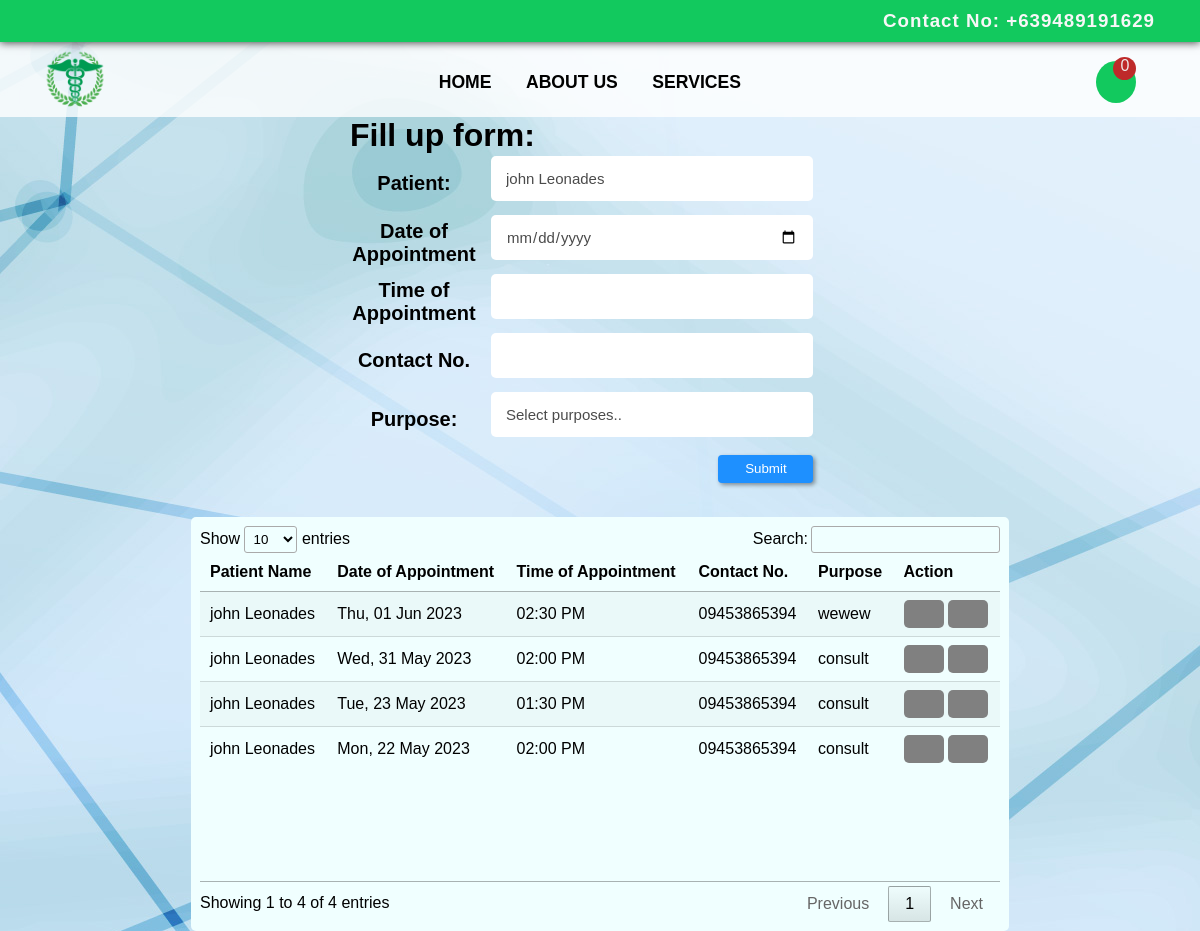
/customer/user_sched.php (signed in), run on the app's committed database.
### tables this page shows
CREATE TABLE `users` (
  `id` int(11) NOT NULL,
  `firstname` text NOT NULL,
  `lastname` text NOT NULL,
  `prof_img` text NOT NULL,
  `age` text NOT NULL,
  `gender` text NOT NULL,
  `username` text NOT NULL,
  `password` text NOT NULL,
  `address` text NOT NULL,
  `usertype` text NOT NULL,
  `user_status` text NOT NULL
);

CREATE TABLE `schedule` (
  `id` int(11) NOT NULL,
  `patient` text NOT NULL,
  `date` date NOT NULL,
  `time_sched` text NOT NULL,
  `service` text NOT NULL,
  `contact_sched` text NOT NULL,
  `status` text NOT NULL,
  `notify_status` text NOT NULL
);

### customer/user_sched.php (the view, shortened to what this page needs)
<?php
include "../database/dbconn.php";
$user_id = $_SESSION['id'];
$userprof = $mysqli->query("SELECT * FROM users where id = '$user_id'");
$userinfo = $userprof->fetch_assoc();
$userfirst = $userinfo['firstname'];
$userlast = $userinfo['lastname'];
?>
<!DOCTYPE html>
<html lang="en">
<head>
    <link rel="stylesheet" href="../css/medweb.css">
    <link rel="stylesheet" href="../css/googleFonts.css">
    <link rel="stylesheet" href="css/datatable.css">
    <link rel="stylesheet" href="css/usersched.css">
    <link rel="stylesheet" href="https://cdn.datatables.net/responsive/2.4.1/css/responsive.dataTables.min.css">
</head>
<body>
    <?php include 'include/unavbar.php' ?>
    <div class="user_content">
        <div class="schedule-tab">
            <div class="formsched">
                <h1>Fill up form:</h1>
                <form action="../process.php" method="post" class="feed-form" id="schedform">
                    <div class="col">
                        <label for="patient" class="form-label">Patient:</label>
                        <input type="text" name="patient" id="patient" value="<?= $userfirst . ' ' . $userlast ?>" readonly>
                    </div>
                    <div class="col">
                        <label for="date" class="form-label">Date of Appointment</label>
                        <input type="date" name="date" id="date" value="" required>
                    </div>
                    <div class="col">
                        <label for="time" class="form-label">Time of Appointment</label>
                        <select class="form-select" name="time_sched" id="time_slot" required>
                        </select>
                    </div>
                    <div class="col">
                        <label for="contact" class="form-label">Contact No.</label>
                        <input type="text" name="contactno" id="contact" value="" required>
                    </div>
                    <div class="col">
                        <label for="service" class="form-label">Purpose:</label>
                        <select class="form-select" name="service" id="service">
                            <option value="" selected hidden>Select purposes..</option>
                        </select>
                    </div>
                    <div class="col">
                        <button type="submit" class="btn-submit" id="btnSubmit" name="addsched">Submit</button>
                    </div>
                </form>
            </div>
            <div class="sched_table">
                <table id="tableSchedule" class="display nowrap" width="100%">
                    <thead>
                        <tr>
                            <th>Patient Name</th>
                            <th>Date of Appointment</th>
                            <th>Time of Appointment</th>
                            <th>Contact No.</th>
                            <th>Purpose</th>
                            <th>Action</th>
                        </tr>
                    </thead>
                    <?php
                    $owner_id = $userfirst . ' ' . $userlast;
                    $result = $mysqli->query("SELECT * FROM schedule where patient = '$owner_id' order by id desc");
                    ?>
                    <tbody>
                        <?php while ($users = $result->fetch_assoc()) {
                            $d = $users['date'];
                            $a = explode(" ", $d);
                            [$su] = $a;
                            $newdate = date("D, d M Y", strtotime($su));
                        ?>
                            <tr>
                                <td><?php echo $users['patient'] ?></td>
                                <td><?php echo $newdate ?></td>
                                <td><?php echo $users['time_sched'] ?></td>
                                <td><?php echo $users['contact_sched'] ?></td>
                                <td><?php echo $users['service'] ?></td>
                                <td class="mu-btn">
                                    <button id="edit_<?php echo $users['id']; ?>" class="modalup"><i class="fa-solid fa-pen-to-square"></i></button>
                                    <button><a href="user_sched.php?delete=<?php echo $users['id']; ?>"><i class="fa-solid fa-trash"></i></a></button>
                                </td>
                            </tr>
                        <?php } ?>
                    </tbody>
                </table>
            </div>
        </div>
    </div>
</body>
</html>

### css/medweb.css (style rules this page uses)
:root { --color1: #09c065; --shadow: #4b4b4b; --bgrey: #fffc; --textwhite: #f8f7f7; --hovercolor: #0e7424; }
* { margin: 0; padding: 0; box-sizing: border-box; scroll-behavior: smooth; font-family: poppins, sans-serif; }
body { background: url(../imgs/bg.jpg) no-repeat; width: 100%; }

### customer/css/datatable.css (style rules this page uses)
:root { --dt-row-selected: 13, 110, 253;--dt-row-selected-text: 255, 255, 255;--dt-row-selected-link: 9, 10, 11 }
div.dataTables_scrollBody>table.dataTable>thead>tr>th:before,div.dataTables_scrollBody>table.dataTable>thead>tr>th:after,div.dataTables_scrollBody>table.dataTable>thead>tr>td:before,div.dataTables_scrollBody>table.dataTable>thead>tr>td:after { display:none }
table.dataTable.nowrap th,table.dataTable.nowrap td { white-space:nowrap }
table.dataTable thead th,table.dataTable thead td,table.dataTable tfoot th,table.dataTable tfoot td { text-align:left }
table.dataTable { width:100%;margin:0 auto;clear:both;border-collapse:separate;border-spacing:0 }
table.dataTable thead th,table.dataTable tfoot th { font-weight:bold }
table.dataTable thead th,table.dataTable thead td { padding:10px;border-bottom:1px solid rgba(0, 0, 0, 0.3) }
table.dataTable tbody tr { background-color:transparent }
table.dataTable tbody th,table.dataTable tbody td { padding:8px 10px }
table.dataTable.row-border tbody th,table.dataTable.row-border tbody td,table.dataTable.display tbody th,table.dataTable.display tbody td { border-top:1px solid rgba(0, 0, 0, 0.15) }
table.dataTable.row-border tbody tr:first-child th,table.dataTable.row-border tbody tr:first-child td,table.dataTable.display tbody tr:first-child th,table.dataTable.display tbody tr:first-child td { border-top:none }
table.dataTable.stripe>tbody>tr.odd>*,table.dataTable.display>tbody>tr.odd>* { box-shadow:inset 0 0 0 9999px rgba(0, 0, 0, 0.023) }
table.dataTable.no-footer { border-bottom:1px solid rgba(0, 0, 0, 0.3) }
table.dataTable th,table.dataTable td { box-sizing:content-box }
.dataTables_wrapper .dataTables_scroll div.dataTables_scrollBody>table>thead>tr>th,.dataTables_wrapper .dataTables_scroll div.dataTables_scrollBody>table>thead>tr>td,.dataTables_wrapper .dataTables_scroll div.dataTables_scrollBody>table>tbody>tr>th,.dataTables_wrapper .dataTables_scroll div.dataTables_scrollBody>table>tbody>tr>td { vertical-align:middle }
.dataTables_wrapper.no-footer div.dataTables_scrollHead table.dataTable,.dataTables_wrapper.no-footer div.dataTables_scrollBody>table { border-bottom:none }

### customer/css/usersched.css (style rules this page uses)
* { margin: 0; padding: 0; box-sizing: border-box; }
.user_content { width: 100%; position: relative; height: 525px; }
.schedule-tab { flex-wrap: wrap; padding: 0 1rem; display: flex; justify-content: space-around; align-items: center; height: 75vh; }
.sched_table { background-color: #f0ffff; border-radius: 5px; padding: 9px; }
.formsched { width: 500px; height: 400px; }
.feed-form { display: flex; flex-direction: column; position: relative; width: 100%; }
.feed-form .col { display: flex; align-items: center; position: relative; gap: 15px; margin: 2px; text-align: center; }
.feed-form label { font-size: 20px; width: 25%; font-weight: 600; }
.feed-form input { width: 65%; height: 45px; border-radius: 5px; background: white; margin-bottom: 10px; border: none; padding: 0 15px; font-weight: 300; font-size: 15px; color: #4B4B4B; outline: none; }
.feed-form select { appearance: none; width: 65%; height: 45px; border-radius: 5px; background: white; margin-bottom: 10px; border: none; padding: 0 15px; font-weight: 300; font-size: 15px; color: #4B4B4B; outline: none; }
.feed-form .btn-submit { padding: 0.5em 2em; position: absolute; bottom: -2rem; right: 7%; border: transparent; box-shadow: 2px 2px 4px rgba(0,0,0,0.4); background: dodgerblue; color: white; border-radius: 4px; cursor: pointer; }

### customer/user_sched.php (style rules this page uses)
body { overflow: hidden; }
.mu-btn button { border: none; background-color: grey; width: 40px; font-size: 24px; border-radius: 5px; cursor: pointer; }
.mu-btn .fa-trash { color: crimson; }

### data on the page
users: patient "john Leonades"
schedule: patient "john Leonades", newdate "Thu, 01 Jun 2023", time_sched "02:30 PM", contact_sched "09453865394", service "wewew"
schedule: patient "john Leonades", newdate "Wed, 31 May 2023", time_sched "02:00 PM", contact_sched "09453865394", service "consult"
schedule: patient "john Leonades", newdate "Tue, 23 May 2023", time_sched "01:30 PM", contact_sched "09453865394", service "consult"
schedule: patient "john Leonades", newdate "Mon, 22 May 2023", time_sched "02:00 PM", contact_sched "09453865394", service "consult"

### other printed values
$ncount['notifCount'] "0"
